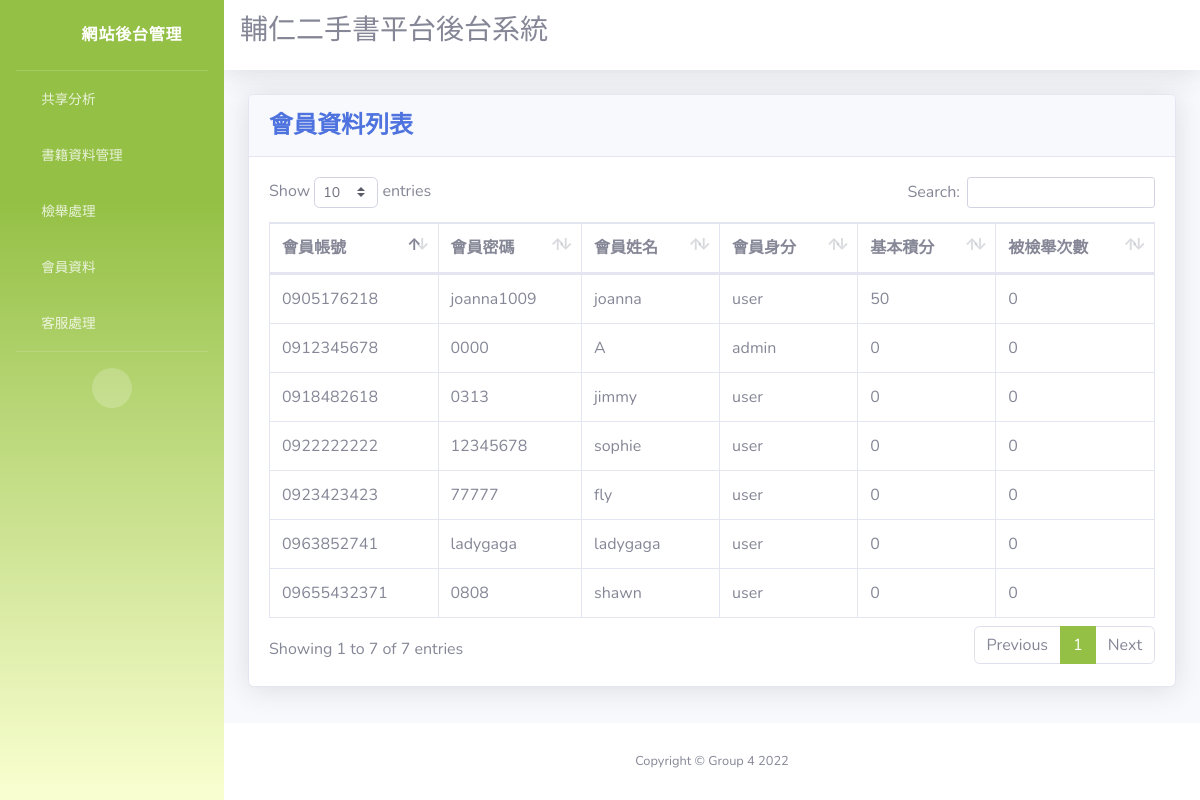
The page /admin_page/admin_page/Member_Info.php on the database its author committed.
### tables this page shows
CREATE TABLE `authority` (
  `account` varchar(100) NOT NULL,
  `password` varchar(100) NOT NULL,
  `name` varchar(100) NOT NULL,
  `level` char(20) NOT NULL,
  `service_ID` varchar(100) DEFAULT NULL,
  `point` int(100) NOT NULL,
  `report_count` int(11) NOT NULL 
);

### admin_page/admin_page/developers3.php (called while the page is built)
<?php
include("database.php");
$db= $conn;
$tableName="authority";
$columns= ['account','password','name','level','point', 'report_count'];
$fetchData = fetch_data($db, $tableName, $columns);
function fetch_data($db, $tableName, $columns){
 if(empty($db)){
  $msg= "Database connection error";
 }elseif (empty($columns) || !is_array($columns)) {
  $msg="columns Name must be defined in an indexed array";
 }elseif(empty($tableName)){
   $msg= "Table Name is empty";
}
else{
$columnName = implode(", ", $columns);
$query = "SELECT ".$columnName." FROM $tableName"."";
$result = $db->query($query);
if($result== true){
 if ($result->num_rows > 0) {
    $row= mysqli_fetch_all($result, MYSQLI_ASSOC);
    $msg= $row;
 } else {
    $msg= "No Data Found";
 }
}else{
  $msg= mysqli_error($db);
}
}
return $msg;
}
?>

### admin_page/admin_page/Member_Info.php (the view, shortened to what this page needs)
<?php
include("developers3.php");
?>
<!DOCTYPE html>
<html lang="en">
<head>
    <link href="vendor/fontawesome-free/css/all.min.css" rel="stylesheet" type="text/css">
    <link href="css/sb-admin-2.min.css" rel="stylesheet">
    <link href="vendor/datatables/dataTables.bootstrap4.min.css" rel="stylesheet">
</head>
<body id="page-top">
    <div id="wrapper">
        <ul class="navbar-nav bg-gradient-primary sidebar sidebar-dark accordion" id="accordionSidebar">
            <a class="sidebar-brand d-flex align-items-center justify-content-center" href="charts.php">
                <div class="sidebar-brand-icon rotate-n-15">
                      <i class="fas fa-fw fa-wrench"></i>
                </div>
<div class="sidebar-brand-text mx-3">網站後台管理</div>
            </a>
            <hr class="sidebar-divider my-0">
            <li class="nav-item ">
                <a class="nav-link" href="charts.php">
                    <i class="fas fa-fw fa-chart-area"></i>
                    <span>共享分析</span></a>
            </li>
            <li class="nav-item">
                <a class="nav-link collapsed" href="admin.php" data-toggle="collapse" data-target="#collapsePages"
                    aria-expanded="true" aria-controls="collapsePages">
                    <i class="fas fa-fw fa-folder"></i>
                    <span>書籍資料管理</span>
                </a>
                <li class="nav-item ">
                <a class="nav-link" href="report.php">
                    <i class="fas fa-fw fa-table"></i>
                    <span>檢舉處理</span></a>
            </li>
            </li>
            <li class="nav-item ">
                <a class="nav-link" href="Member_Info.php">
                    <i class="fas fa-fw fa-table"></i>
                    <span>會員資料</span></a>
            </li>
            <li class="nav-item ">
                <a class="nav-link" href="Customer_Service.php">
                    <i class="fas fa-fw fa-table"></i>
                    <span>客服處理</span></a>
            </li>
            <hr class="sidebar-divider d-none d-md-block">
            <div class="text-center d-none d-md-inline">
                <button class="rounded-circle border-0" id="sidebarToggle"></button>
            </div>
        </ul>
        <div id="content-wrapper" class="d-flex flex-column">
            <div id="content">
                <nav class="navbar navbar-expand navbar-light bg-white topbar mb-4 static-top shadow">
                    <form class="form-inline">
                        <div>
                        <h3>輔仁二手書平台後台系統</h3></div>
                    </form>
                </nav>
                <div class="container-fluid">
                    <div class="card shadow mb-4">
                        <div class="card-header py-3">
                            <h4 class="m-0 font-weight-bold text-primary">會員資料列表</h4>
                        </div>
                        <div class="card-body">
                            <div class="table-responsive">
                                <table class="table table-bordered" id="dataTable" width="100%" cellspacing="0">
                                <thead>
                                        <tr>
                                            <th>會員帳號</th>
                                            <th>會員密碼</th>
                                            <th>會員姓名</th>
                                            <th>會員身分</th>
                                            <th>基本積分</th>
                                            <th>被檢舉次數</th>
                                        </tr>
                                    </thead>
                                    <tbody>
                                    <?php
                                    if(is_array($fetchData)){
                                        foreach($fetchData as $data){
                                        ?>
                                        <tr>
                                        <td><?php echo $data['account']??''; ?></td>
                                        <td><?php echo $data['password']??''; ?></td>
                                        <td><?php echo $data['name']??''; ?></td>
                                        <td><?php echo $data['level']??''; ?></td>
                                        <td><?php echo $data['point']??''; ?></td>
                                        <td><?php echo $data['report_count']??''; ?></td>
                                        </tr>
                                        <?php
                                        ;}}else{ ?>
                                            <tr>
                                             <td colspan="8">No data found</td>
                                            </tr>
                                         <?php } ?>
                                    </tbody>
                                </table>
                            </div>
                        </div>
                    </div>
                </div>
            </div>
            <footer class="sticky-footer bg-white">
                <div class="container my-auto">
                    <div class="copyright text-center my-auto">
                        <span>Copyright &copy; Group 4 2022</span>
                    </div>
                </div>
            </footer>
        </div>
    </div>
</body>

### rows shown on the page
authority: account "0905176218", password "joanna1009", name "joanna", level "user", point "50", report_count "0"
authority: account "0912345678", password "0000", name "A", level "admin", point "0", report_count "0"
authority: account "0918482618", password "0313", name "jimmy", level "user", point "0", report_count "0"
authority: account "0922222222", password "12345678", name "sophie", level "user", point "0", report_count "0"
authority: account "0923423423", password "77777", name "fly", level "user", point "0", report_count "0"
authority: account "0963852741", password "ladygaga", name "ladygaga", level "user", point "0", report_count "0"
authority: account "09655432371", password "0808", name "shawn", level "user", point "0", report_count "0"
